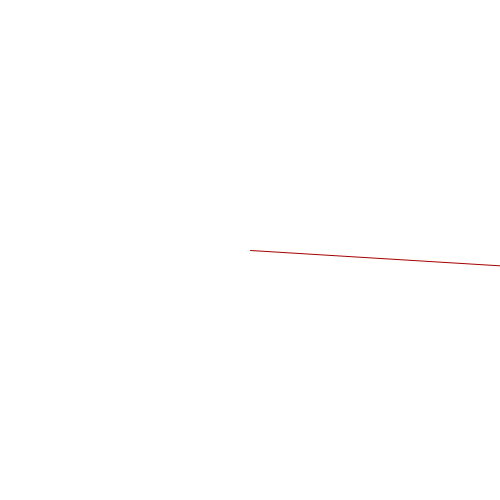
Frame 1 (no input)
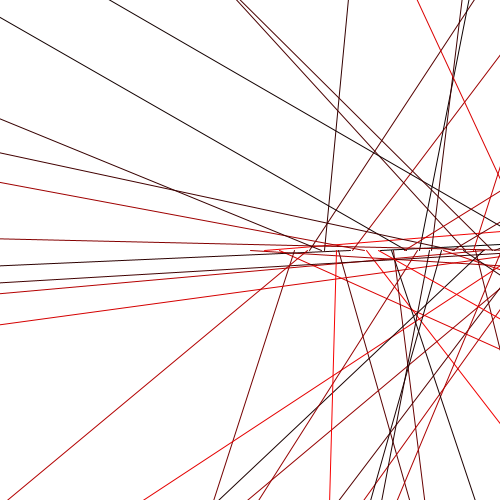
Frame 60 (the mouse pressed at the canvas centre just before this capture)
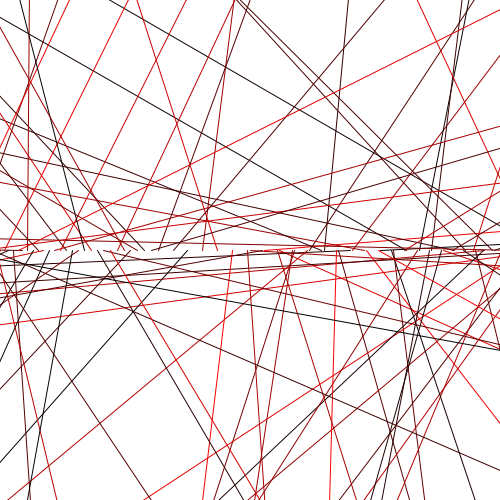
Frame 120 (the mouse held since frame 60 and released just before this capture)

The Processing sketch that drew these frames (run headless with seeded random() and noise(); from frame 60 on, the mouse is pressed at the canvas centre):

// Processing sketch: processing_121199
// ── processing_121199.pde


float counter= 0;
void setup(){
size(500,500);
background(255);
colorMode(HSB, 360, 100, 100);

}

void draw(){
 

translate(sin(counter)*300,0);
 stroke(0,100,random(100));
translate(width/2,height/2);

rotate(radians(random(360)));
line(0,0,0,-800);

counter=counter+0.05;
}
